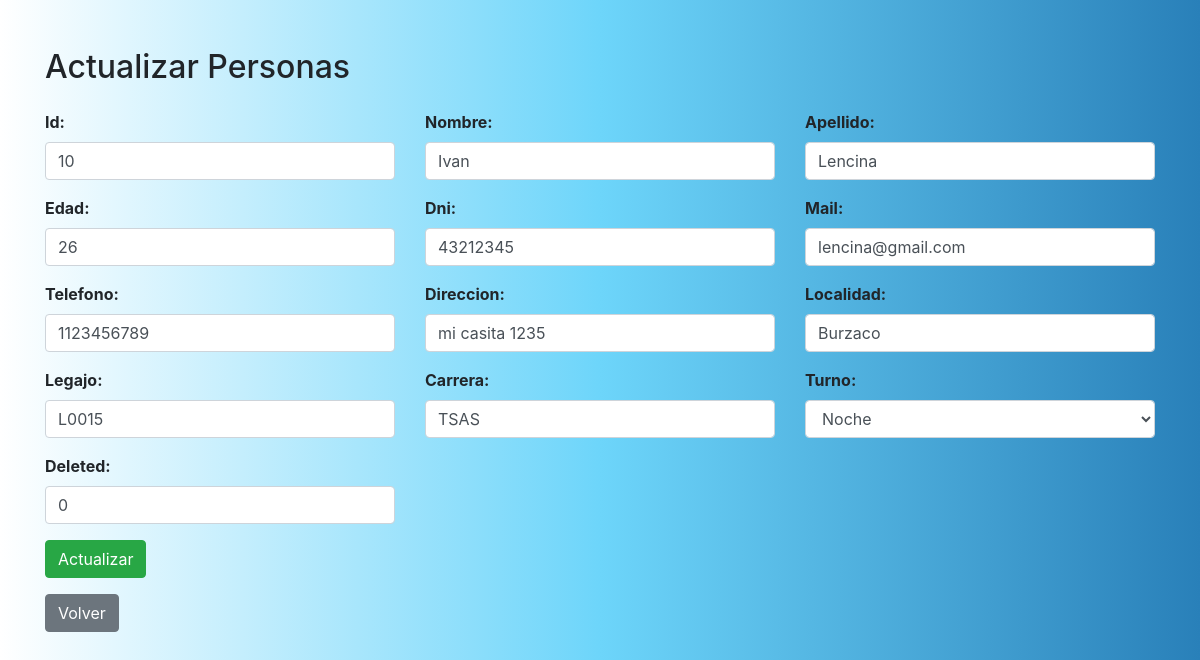
Screenshot of /dataEntry/update.php?type=personas&id=10 (signed in) with the database file from the repository.
### tables this page shows
CREATE TABLE `personas` (
  `id` int(11) NOT NULL AUTO_INCREMENT,
  `nombre` varchar(50) NOT NULL,
  `apellido` varchar(50) NOT NULL,
  `edad` int(11) DEFAULT NULL,
  `dni` varchar(20) NOT NULL,
  `mail` varchar(100) DEFAULT NULL,
  `telefono` varchar(20) DEFAULT NULL,
  `direccion` varchar(100) DEFAULT NULL,
  `localidad` varchar(50) DEFAULT NULL,
  `legajo` varchar(20) NOT NULL,
  `carrera` varchar(50) DEFAULT NULL,
  `turno` enum('Mañana','Tarde','Noche') NOT NULL,
  `deleted` tinyint(1) DEFAULT 0,
  PRIMARY KEY (`id`),
  UNIQUE KEY `dni` (`dni`),
  UNIQUE KEY `legajo` (`legajo`)
);

### dataEntry/update.php (the view, shortened to what this page needs)
<?php
include '../includes/db.php';
?>
<!DOCTYPE html>
<html lang="es">
<head>
    <link rel="stylesheet" href="https://stackpath.bootstrapcdn.com/bootstrap/4.5.0/css/bootstrap.min.css">
</head>
<body>
    <div class="container mt-5">
        <?php
        if (isset($_GET['type']) && isset($_GET['id'])) {
            $type = $_GET['type'];
            $id = $_GET['id'];
            $sql = "SELECT * FROM $type WHERE id=$id";
            $result = $conn->query($sql);
            if ($result->num_rows > 0) {
                $row = $result->fetch_assoc();
                echo "<h2 class='my-4'>Actualizar " . ucfirst($type) . "</h2>";
                echo "<form method='post'><div class='row'>";
                foreach ($row as $key => $value) {
                    $label = ucfirst($key);
                    if ($key == 'nombre' || $key == 'apellido' || $key == 'localidad') {
                        echo "<div class='col-md-4 mb-3'>";
                        echo "<label for='$key' class='form-label'>$label:</label>";
                        echo "<input type='text' class='form-control' name='$key' id='$key' value='$value' oninput='validarLetras(this)'>";
                        echo "</div>";
                    } elseif ($key == 'turno' || ($type == 'usuarios' && $key == 'rol')) {
                        echo "<div class='col-md-4 mb-3'>";
                        echo "<label for='$key' class='form-label'>$label:</label>";
                        echo "<select name='$key' class='form-control' id='$key'>";
                        if ($key == 'turno') {
                            echo "<option value='Noche' " . ($value == 'Noche' ? 'selected' : '') . ">Noche</option>";
                        }
                        echo "</select>";
                        echo "</div>";
                    } else {
                        echo "<div class='col-md-4 mb-3'>";
                        echo "<label for='$key' class='form-label'>$label:</label>";
                        echo "<input type='text' class='form-control' name='$key' id='$key' value='$value'>";
                        echo "</div>";
                    }
                }
                echo "</div><button type='submit' class='btn btn-success'>Actualizar</button>";
                echo "</form>";
                echo "<a href='fABM.php' class='btn btn-secondary mt-3'>Volver</a>";
            } else {
                echo '<div class="alert alert-warning mt-3" role="alert">No se encontraron datos para actualizar</div>';
            }
        } else {
            echo '<div class="alert alert-danger mt-3" role="alert">Error: Tipo de entidad o ID no proporcionados</div>';
        }
        ?>
    </div>
</body>
</html>

### dataEntry/update.php (style rules this page uses)
body { background: #2980B9; background: -webkit-linear-gradient(to right, #FFFFFF, #6DD5FA, #2980B9); background: linear-gradient(to right, #FFFFFF, #6DD5FA, #2980B9); }
.form-label { font-weight: bold; }

### rows the page displays
personas: id "10", nombre "Ivan", apellido "Lencina", edad "26", dni "43212345", mail "lencina@gmail.com", telefono "1123456789", direccion "mi casita 1235", localidad "Burzaco", legajo "L0015", carrera "TSAS", turno "Noche", deleted "0"

### other values shown
$type "Personas"
$label "Id"
$label "Nombre"
$label "Apellido"
$label "Edad"
$label "Dni"
$label "Mail"
$label "Telefono"
$label "Direccion"
$label "Localidad"
$label "Legajo"
$label "Carrera"
$label "Turno"
$label "Deleted"
